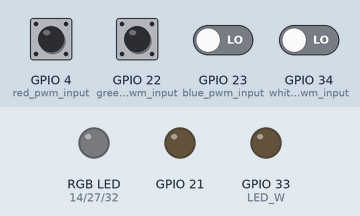
A program run on a simulated ESP32. Shown: an RGB LED mixed from three pins (HIGH = lit), output pins drawn as LEDs (lit = HIGH). The test bench sets the inputs (shaded band); at power-on: GPIO 4 (red_pwm_input), GPIO 22 (green_pwm_input), GPIO 23 (blue_pwm_input), GPIO 34 (white_pwm_input) LOW. What the program prints to the serial monitor is not drawn.

Above: at 17.9 s.
18.0 s: GPIO 22 (green_pwm_input) pulsed HIGH 2 times (0.12 s each, 0.3 s apart)
At 18.9 s:
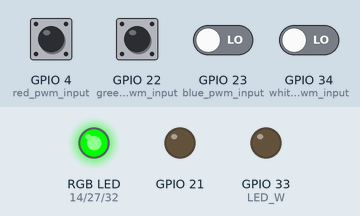
20.1 s: GPIO 4 (red_pwm_input) pulsed HIGH 2 times (0.12 s each, 0.3 s apart)
At 20.5 s:
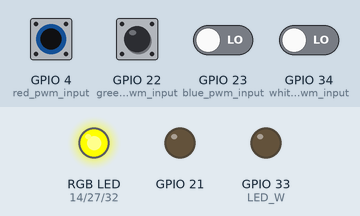
Timing chart, 0 to 23.1 s (numbered marks = the images above; inputs shaded):
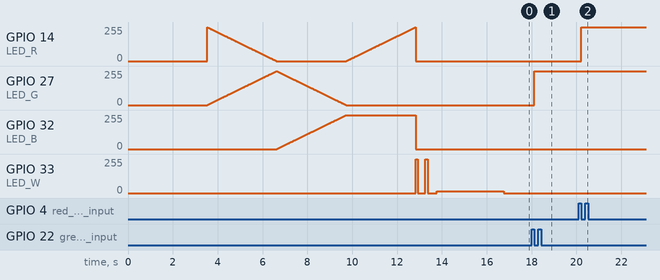

Measured:
- after the input at 18.0 s, GPIO 27 (LED_G): 0/255 → 255/255 after 0.12 s
- after the input at 20.1 s, GPIO 14 (LED_R): 0/255 → 255/255 after 0.12 s

The program:

main.cpp
```cpp
#include <Arduino.h>
#include <WiFi.h>
#include "esp_mac.h"
#include "driver/mcpwm.h"

#define LED_R 14
#define LED_G 27
#define LED_B 32
#define LED_W 33

#define CH_R 0
#define CH_G 1
#define CH_B 2
#define CH_W 3

volatile uint16_t p1, p2, p3, p4;
volatile uint16_t in0, in1, in2, in3;

int red, green, blue;

WiFiServer server(80);
String header;

static const char *TAG = "platform";

void IRAM_ATTR capturePWM(uint8_t pin, volatile uint16_t &p, volatile uint16_t &in) {
  unsigned long time = micros();

  if (digitalRead(pin) == HIGH) {
    p = time;
  } else if (p != 0) {  // Ensure a rising edge has been captured
    in = (time > p) ? (time - p) : (ULONG_MAX - p + time);
    p = 0;  // Reset to avoid false readings
  }
}

void IRAM_ATTR pwm5Capture() {
  capturePWM(4, p1, in0);
}

void IRAM_ATTR pwm6Capture() {
  capturePWM(22, p2, in1);
}

void IRAM_ATTR pwm7Capture() {
  capturePWM(23, p3, in2);
}

void IRAM_ATTR pwm8Capture() {
  capturePWM(34, p4, in3);
}

void breathe_once_ledc(uint8_t chan){
  for (uint16_t i = 0; i < 2048; i++) {
    ledcWrite(chan, i >= 1024 ? 2047 - i : i);
    delayMicroseconds(300);
  }
}

void led_writeall(int red, int green, int blue, int white){
  ledcWrite(CH_R, red);
  ledcWrite(CH_G, green);
  ledcWrite(CH_B, blue);
  ledcWrite(CH_W, white);
}

void breathe_rgb(){
  for (int x = 0; x < 3072; x++) {
    if (x <= 1023) {
      red = 1023 - x;
      green = x;
      blue = 0;
    } else if (x <= 2047) {
      red = 0;
      green = 1023 - (x - 1024);
      blue = x - 1024;
    } else {
      red = x - 2048;
      green = 0;
      blue = 2047 - (x - 2048);
    }
    led_writeall(red, green, blue, 0);
    delay(3);
  }
}

void setup() {
  Serial.begin(115200);
  pinMode(21, OUTPUT);
  digitalWrite(21, LOW);
  delay(1000);

  ledcAttachPin(LED_R, CH_R);
  ledcAttachPin(LED_G, CH_G);
  ledcAttachPin(LED_B, CH_B);
  ledcAttachPin(LED_W, CH_W);

  ledcSetup(CH_R, 15000, 10);
  ledcSetup(CH_G, 15000, 10);
  ledcSetup(CH_B, 15000, 10);
  ledcSetup(CH_W, 15000, 10);

  pinMode(4, INPUT); // red pwm input
  pinMode(22, INPUT); // green pwm input
  pinMode(23, INPUT); // blue pwm input
  pinMode(34, INPUT); // white pwm input

  attachInterrupt(digitalPinToInterrupt(4), pwm5Capture, CHANGE);
  attachInterrupt(digitalPinToInterrupt(22), pwm6Capture, CHANGE);
  attachInterrupt(digitalPinToInterrupt(23), pwm7Capture, CHANGE);
  attachInterrupt(digitalPinToInterrupt(34), pwm8Capture, CHANGE);

  Serial.println("3DR QuadZero PRO Light-show-drone");
  breathe_once_ledc(CH_R);
  breathe_once_ledc(CH_G);
  breathe_once_ledc(CH_B);
  breathe_once_ledc(CH_W);
  breathe_rgb();
  led_writeall(0, 0, 0, 0);
  ledcWrite(CH_W, 1023);
  delay(80);
  ledcWrite(CH_W, 0);
  delay(340);
  ledcWrite(CH_W, 1023);
  delay(100);
  ledcWrite(CH_W, 0);
  delay(400);
  ledcWrite(CH_W, 60);
  delay(3000); // Allow for autopilot boot
  ledcWrite(CH_W, 0);
  led_writeall(0, 0, 0, 0);
  Serial.println("Starting PWM passthrough mode.");
}

void loop() {
  noInterrupts();
  uint16_t localIn0 = in0;
  uint16_t localIn1 = in1;
  uint16_t localIn2 = in2;
  uint16_t localIn3 = in3;
  interrupts();

  // Serial.print("R: ");
  // Serial.print(localIn0);
  // Serial.print(" G: ");
  // Serial.print(localIn1);
  // Serial.print(" B: ");
  // Serial.print(localIn2);
  // Serial.print(" W: ");
  // Serial.println(localIn3);

  int valueR = map(in0, 1000, 2000, 0, 1023);
  valueR = constrain(valueR, 0, 1023);

  int valueG = map(in1, 1000, 2000, 0, 1023);
  valueG = constrain(valueG, 0, 1023);

  int valueB = map(in2, 1000, 2000, 0, 1023);
  valueB = constrain(valueB, 0, 1023);

  int valueW = map(in3, 1000, 2000, 0, 1023);
  valueW = constrain(valueW, 0, 1023);

  ledcWrite(CH_R, valueR);
  ledcWrite(CH_G, valueG);
  ledcWrite(CH_B, valueB);
  ledcWrite(CH_W, valueW);

}
```
